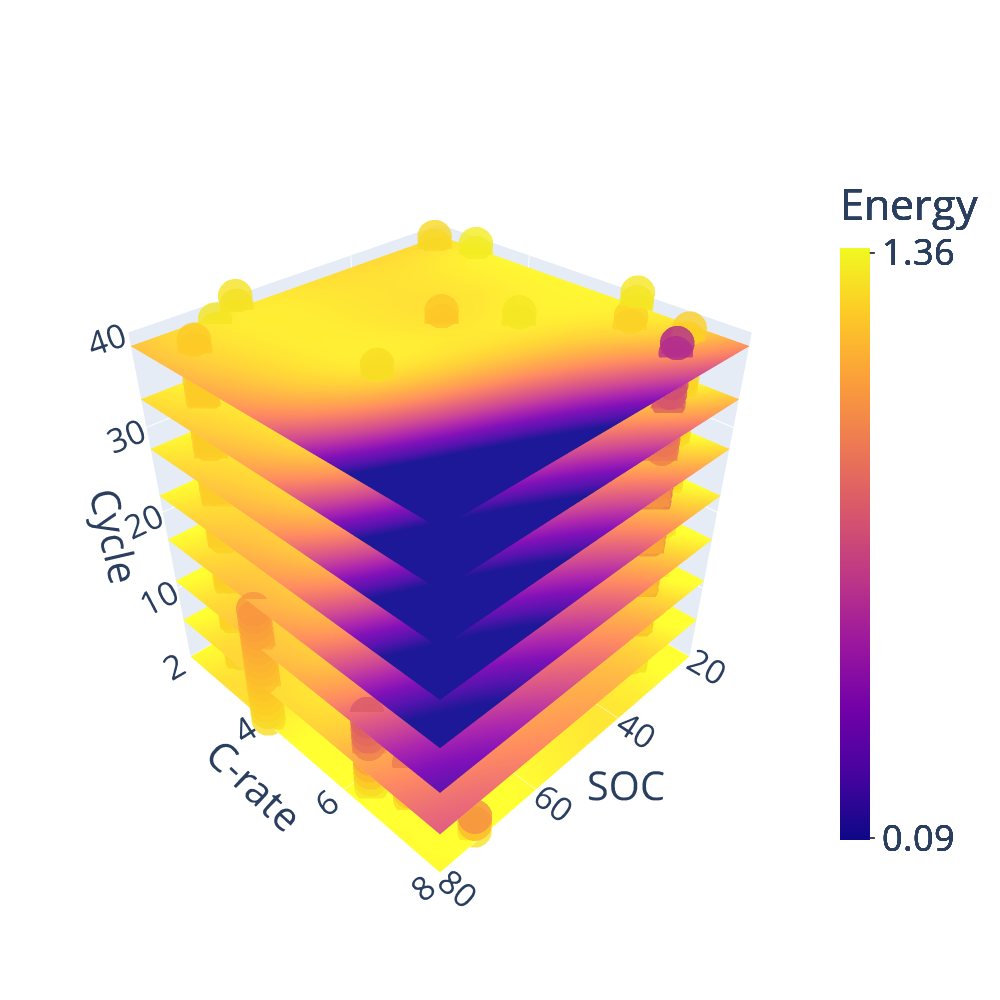

Notebook source saved alongside this figure:
### Code cell
# Posterior Mean

temp_of_interest = 291

#my_indices = np.where((my_gpo_a.x_data[:,2] == temp_of_interest) & (my_gpo_a.x_data[:,3] < 41))

my_indices = np.where((x_data[:,2] == temp_of_interest) & (x_data[:,3] < 41))

my_temperature_index = np.argmin(np.abs(w_space[0,0,:,0] - temp_of_interest))

#data_to_be_plotted = np.column_stack([my_gpo_a.x_data[my_indices[0],:],my_gpo_a.y_data[my_indices[0]]])

data_to_be_plotted = np.column_stack([x_data[my_indices[0],:],y_data[my_indices[0]]])

plot(x_space[:,:,my_temperature_index,:],y_space[:,:,my_temperature_index,:],z_space[:,:,my_temperature_index,:],f_re[:,:,my_temperature_index,:], y_data, data_to_be_plotted)#,filename = "Trained GP Model.pdf")

### Figure 1 — Plotly figure (JSON) as saved in the notebook; plotly's stock layout.template omitted (floating-point values rounded to 4 significant figures; data arrays with more than 128 entries replaced by an {"elided": "..."} marker saying what was removed)
{"data": [{"marker": {"color": {"elided": "870 float values"}, "opacity": 0.8, "size": 12}, "mode": "markers", "type": "scatter3d", "x": {"elided": "870 float values"}, "y": {"elided": "870 float values"}, "z": {"elided": "870 int values"}}, {"cmax": 1.37, "cmin": 0.08486, "colorbar": {"len": 0.8, "tickfont": {"size": 36}, "ticks": "outside", "tickvals": [0.09, 1.36], "title": {"text": "Energy"}}, "surfacecolor": {"elided": "30x30 float values"}, "type": "surface", "x": {"elided": "30x30 float values"}, "y": {"elided": "30x30 float values"}, "z": {"elided": "30x30 int values"}}, {"cmax": 1.37, "cmin": 0.08486, "colorbar": {"len": 0.8, "tickfont": {"size": 36}, "ticks": "outside", "tickvals": [0.09, 1.36], "title": {"text": "Energy"}}, "surfacecolor": {"elided": "30x30 float values"}, "type": "surface", "x": {"elided": "30x30 float values"}, "y": {"elided": "30x30 float values"}, "z": {"elided": "30x30 float values"}}, {"cmax": 1.37, "cmin": 0.08486, "colorbar": {"len": 0.8, "tickfont": {"size": 36}, "ticks": "outside", "tickvals": [0.09, 1.36], "title": {"text": "Energy"}}, "surfacecolor": {"elided": "30x30 float values"}, "type": "surface", "x": {"elided": "30x30 float values"}, "y": {"elided": "30x30 float values"}, "z": {"elided": "30x30 float values"}}, {"cmax": 1.37, "cmin": 0.08486, "colorbar": {"len": 0.8, "tickfont": {"size": 36}, "ticks": "outside", "tickvals": [0.09, 1.36], "title": {"text": "Energy"}}, "surfacecolor": {"elided": "30x30 float values"}, "type": "surface", "x": {"elided": "30x30 float values"}, "y": {"elided": "30x30 float values"}, "z": {"elided": "30x30 float values"}}, {"cmax": 1.37, "cmin": 0.08486, "colorbar": {"len": 0.8, "tickfont": {"size": 36}, "ticks": "outside", "tickvals": [0.09, 1.36], "title": {"text": "Energy"}}, "surfacecolor": {"elided": "30x30 float values"}, "type": "surface", "x": {"elided": "30x30 float values"}, "y": {"elided": "30x30 float values"}, "z": {"elided": "30x30 float values"}}, {"cmax": 1.37, "cmin": 0.08486, "colorbar": {"len": 0.8, "tickfont": {"size": 36}, "ticks": "outside", "tickvals": [0.09, 1.36], "title": {"text": "Energy"}}, "surfacecolor": {"elided": "30x30 float values"}, "type": "surface", "x": {"elided": "30x30 float values"}, "y": {"elided": "30x30 float values"}, "z": {"elided": "30x30 float values"}}, {"cmax": 1.37, "cmin": 0.08486, "colorbar": {"len": 0.8, "tickfont": {"size": 36}, "ticks": "outside", "tickvals": [0.09, 1.36], "title": {"text": "Energy"}}, "surfacecolor": {"elided": "30x30 float values"}, "type": "surface", "x": {"elided": "30x30 float values"}, "y": {"elided": "30x30 float values"}, "z": {"elided": "30x30 float values"}}, {"cmax": 1.37, "cmin": 0.08486, "colorbar": {"len": 0.8, "tickfont": {"size": 36}, "ticks": "outside", "tickvals": [0.09, 1.36], "title": {"text": "Energy"}}, "surfacecolor": {"elided": "30x30 float values"}, "type": "surface", "x": {"elided": "30x30 float values"}, "y": {"elided": "30x30 float values"}, "z": {"elided": "30x30 float values"}}], "layout": {"autosize": true, "height": 1000, "margin": {"b": 65, "l": 65, "r": 50, "t": 90}, "scene": {"camera": {"eye": {"x": 1.5, "y": 1.5, "z": 1.5}}, "xaxis": {"range": [20, 80], "tickfont": {"size": 20}, "ticktext": [20, 40, 60, 80], "tickvals": [20, 40, 60, 80], "title": {"font": {"size": 40}, "text": "SOC"}}, "yaxis": {"range": [2, 8], "tickfont": {"size": 20}, "ticktext": [2, 4, 6, 8], "tickvals": [2, 4, 6, 8], "title": {"font": {"size": 40}, "text": "C-rate"}}, "zaxis": {"range": [0, 40], "tickfont": {"size": 20}, "ticktext": [10, 20, 30, 40], "tickvals": [10, 20, 30, 40], "title": {"font": {"size": 40}, "text": "Cycle"}}}, "width": 1000}}
